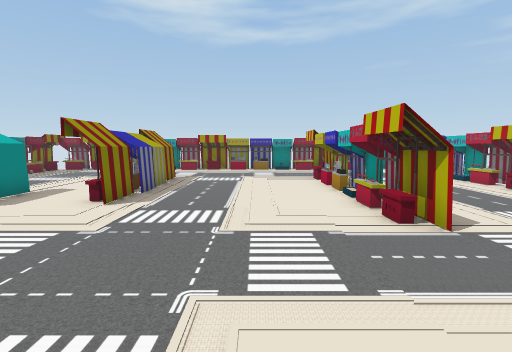
View 1 (above)

16 first-person views from a walk through a Unity game level. The camera is 1.3 m above the floor, tilts 6° down and sees 85° across. The floor is counted in squares, 1 m on a side. Each view is taken from the middle of a square. On the plan, view 1 faces up. The plan holds only what a view shows up to about 13 squares ahead; the rest is blank. The player character is not drawn. Some animated figures are not drawn. Some surface patterns are stand-ins.

View 2
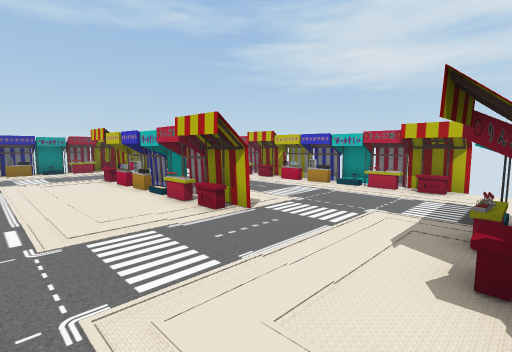

View 3
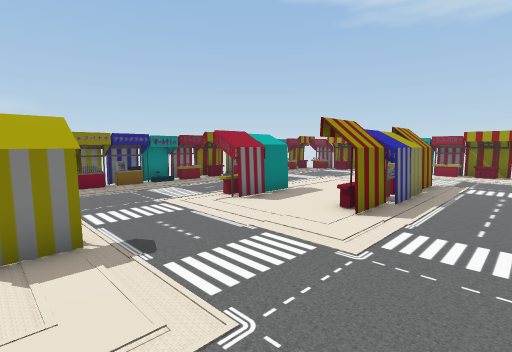

View 4
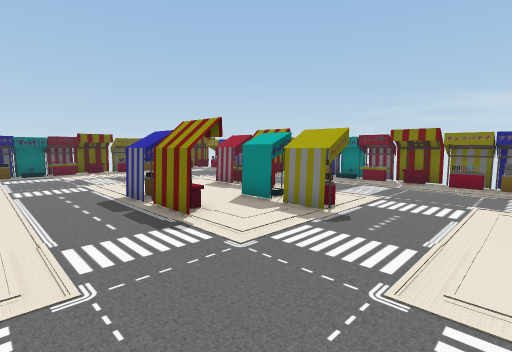

View 5
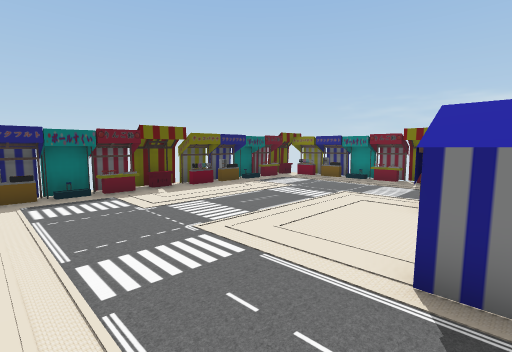

View 6
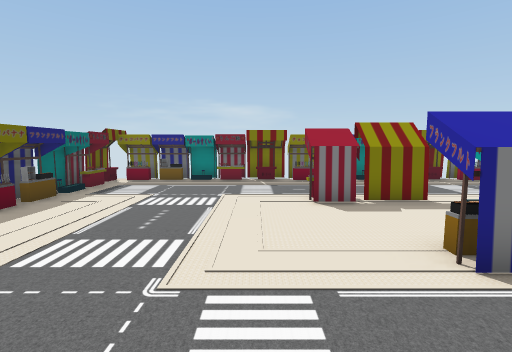

View 7
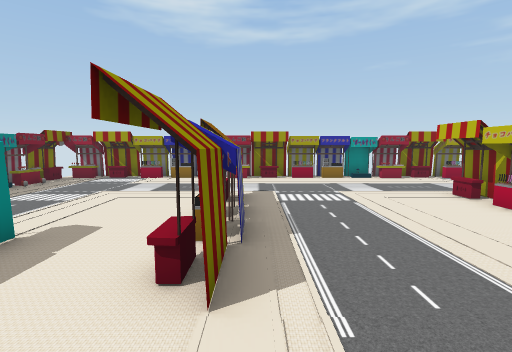

View 8
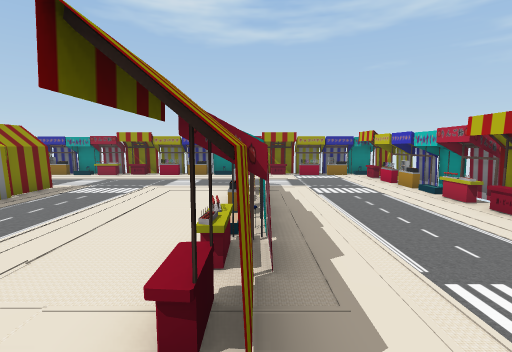

View 9
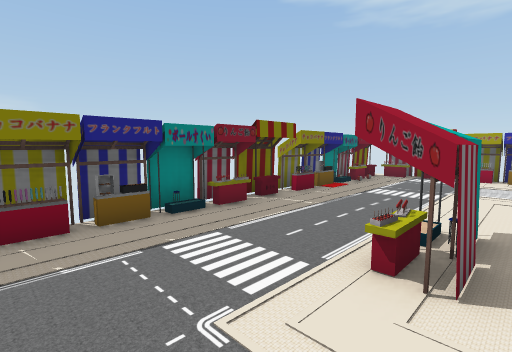

View 10
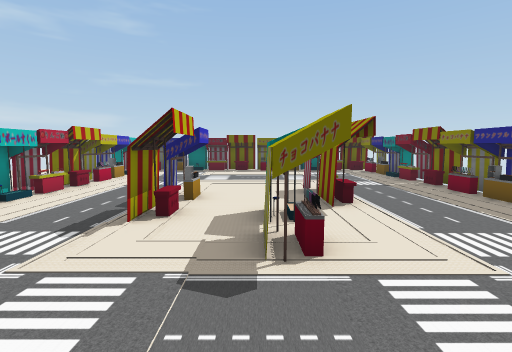

View 11
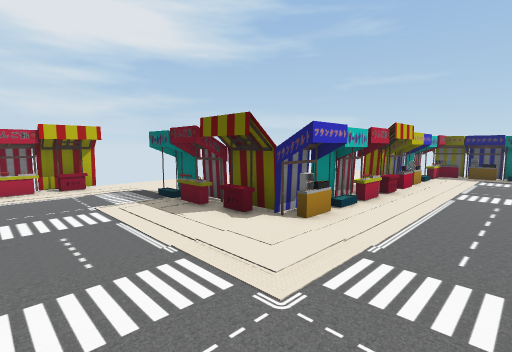

View 12
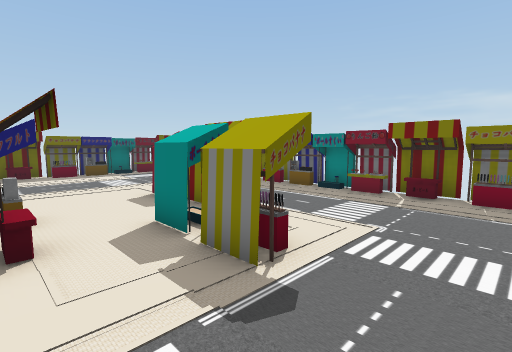

View 13
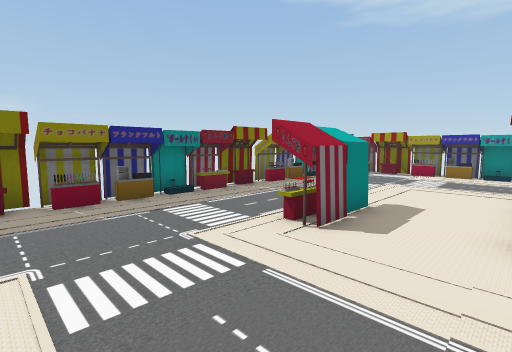

View 14
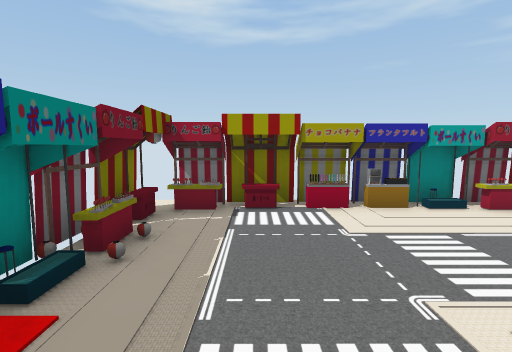

View 15
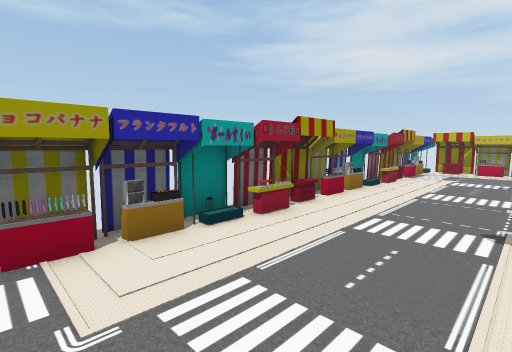

View 16
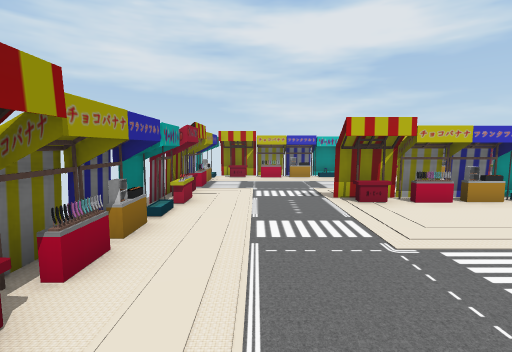

### Floor plan
Key: @ floor where view 1 was taken; # wall or solid block; x gap in a wall; . floor; = window, fence, low wall or low ledge; ^ raised ledge; T thing the floor can be seen under or through; O other object.
Columns run from 12 left of view 1 to 8 right of it. Each row starts with its distance up from view 1.
 17       ####
 16 #O######O#####^######
 15 #O..................#
 14 #OO.................#
 13 #O..................#
 12 ##............#^....#
 11  #......#.....#^....#
 10  #......#=....#^....#
  9  x......#^....#^....#
  8 ##......#^....#^....#
  7 #O...#..#.....#O....#
  6 ##...O.........#....#
  5  #.............^....#
  4  #..................^
  3  #..................#
  2 ##....#=............#
  1 # O...x^............#
  0 ##....x^TT..@^####...
 -1 ##...TTTT^...#     ..
 -2  #...#..T^...#
 -3  #...O.......O.
 -4  #...........#.
 -5 ##...........#
 -6 #O...........#
 -7 ##...........#
 -8  #...........#
 -9  #...........#
-10  ########O####
-11   ##^^^^^O^^^^

Where each view was taken, in squares from view 1:
view 1: 0 up, 0 right, facing up
view 2: 0 up, 1 left, facing up-right
view 3: 1 up, 1 left, facing up-left
view 4: 5 up, 0 right, facing down-left
view 5: 2 down, 0 right, facing down-left
view 6: 5 down, 0 right, facing left
view 7: 4 up, 3 left, facing up
view 8: 3 up, 3 right, facing up
view 9: 3 up, 6 left, facing up-left
view 10: 5 up, 5 left, facing down
view 11: 4 up, 2 left, facing down-right
view 12: 4 up, 3 left, facing down-left
view 13: 2 up, 4 left, facing up-left
view 14: 10 up, 9 left, facing up
view 15: 12 up, 8 left, facing up-right
view 16: 14 up, 4 left, facing right
